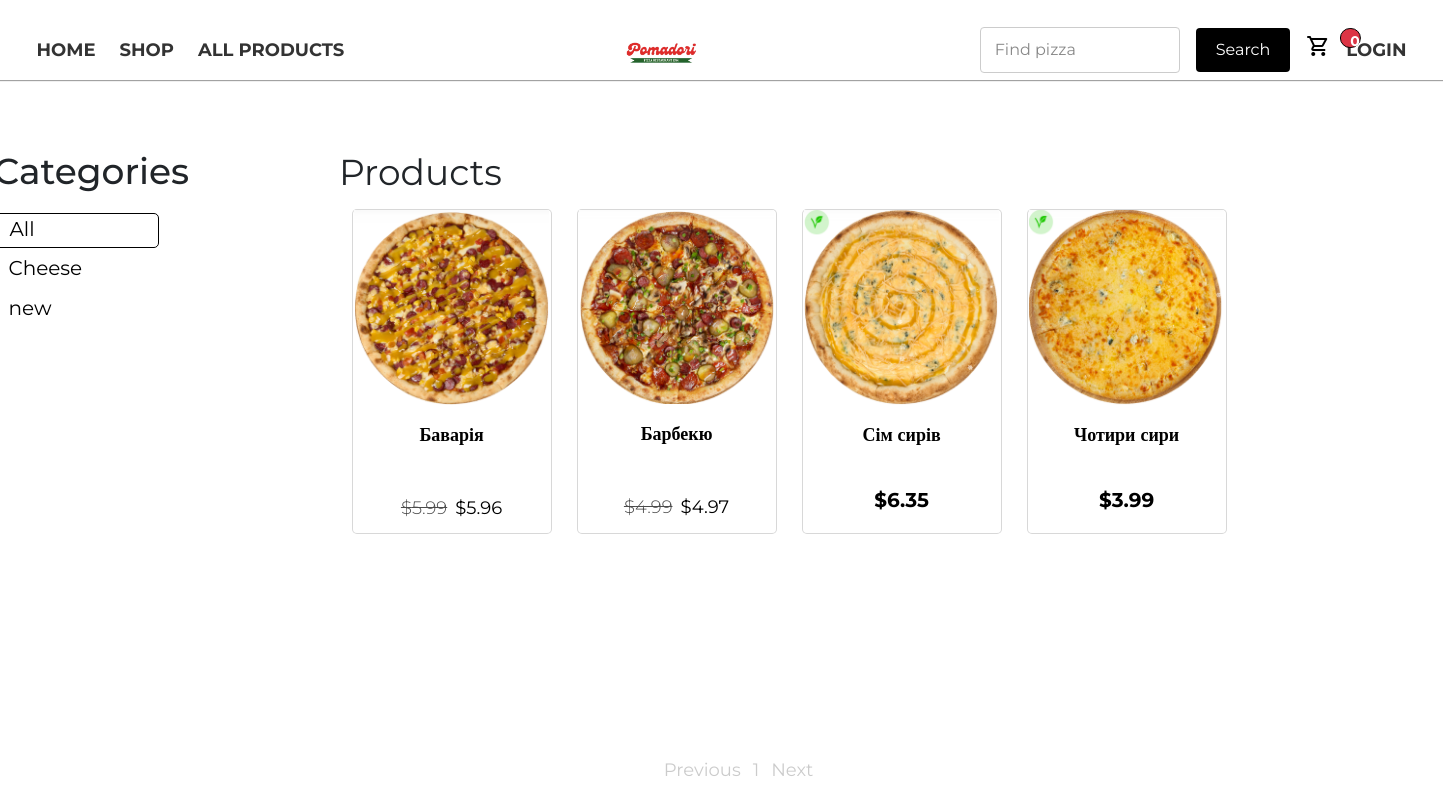
The app's page /shop/ with its own data.
### main/models.py (models this page shows, shortened)
class Category(models.Model):
    name = models.CharField(max_length=255, unique=True)
    slug = models.SlugField(max_length=255, unique=True)
    class Meta:
        ordering = ['name']
        indexes = [models.Index(fields=['name'])]
        verbose_name = 'category'
        verbose_name_plural = 'categories'
    def get_absolute_url(self):
        return reverse('main:product_list_by_category', args=[self.slug])

class Products(models.Model):
    category = models.ForeignKey(Category, related_name='products', on_delete=models.CASCADE)
    name = models.CharField(max_length=155)
    slug = models.SlugField(max_length=155)
    image = models.ImageField(upload_to='products/%Y/%m/%d', blank=True)
    description = models.TextField(blank=True)
    price = models.DecimalField(max_digits=10, decimal_places=2)
    available = models.BooleanField(default=True)
    created = models.DateTimeField(auto_now_add=True)
    updated = models.DateTimeField(auto_now=True)
    discount = models.DecimalField(default=0.00, max_digits=4, decimal_places=2)
    class Meta:
        ordering = ['name']
        indexes = [
            models.Index(fields=['id', 'slug']),
            models.Index(fields=['name']),
            models.Index(fields=['-created'])
        ]
    def get_absolute_url(self):
        return reverse('main:product_detail', args=[self.slug])
    def sell_price(self):
        if self.discount:
            return round(self.price - self.price * self.discount / 100, 2)
        return self.price

### main/views.py (the view)
# urls.py: path('shop/',views.product_list,name='product_list'),
def product_list(request,category_slug=None):
    page=request.GET.get('page',1)
    category=None
    products=Products.objects.all()
    paginator=Paginator(products,5)
    current_page=paginator.page(int(page))
    categories=Category.objects.all()
    if category_slug:
        category=get_object_or_404(Category,slug=category_slug)
        paginator=Paginator(products.filter(category=category),5)
        current_page=paginator.page(int(page))
    return render(request,'main/list.html',{'category':category,
                                            'categories':categories,
                                            'products':current_page,
                                            'slug_url':category_slug})

### cart/cart.py (called while the page is built)
    def __len__(self):
        return sum(item['quantity'] for item in self.cart.values())

### cart/context_processors.py (called while the page is built)
def cart(request):
    return {'cart':Cart(request)}

### main/templates/main/list.html (shortened to what this page needs)
{% extends "main/base.html" %}
{% load static %}
{% block content %}
    <div class="list d-flex">
        <div class="sidebar">
            <h3>Categories</h3>
            <ul>
                <li {% if not category %}class="selected"{% endif %}>
                    <a href="{% url "main:product_list" %}">All</a>
                </li>
                {% for i in categories %}
                    <li {% if category.slug == i.slug %}class="selected"{% endif %}>
                        <a href="{{ i.get_absolute_url }}">{{ i.name }}</a>
                    </li>
                {% endfor %}
            </ul>
        </div>
        <div class="main">
            <div class="main-title">
                {% if category %}{{ category.name }}{% else %}Products{% endif %}
            </div>
            <div class="product-list">
                <div class="items">
                    {% for product in products %}
                        <div class="item">
                            <a href="{{ product.get_absolute_url }}" class="home-card d-flex flex-column align-items-center text-center">
                                <img src="{% if product.image %}{{ product.image.url }}{% else %}{% static 'img/Not found image.png' %}{% endif %}" class="card-img" alt="">
                                <h5 class="title-card">{{ product.name }}</h5>
                                {% if product.discount %}
                                    <div class="cart-discount d-flex gap-2">
                                        <p class="line"> ${{ product.price }}</p>
                                        <p> ${{ product.sell_price }}</p>
                                    </div>
                                {% else %}
                                    <p class="price"> ${{ product.price }}</p>
                                {% endif %}
                            </a>
                        </div>
                    {% endfor %}
                </div>
            </div>
            <ul class="pagination">
                <li class="{% if not products.has_previous %}disabled{% endif %}">
                    <a href="{% if products.has_previous %}?page={{products.privious_page_number}}{% endif %}">Previous</a>
                </li>
                {% for page in products.paginator.page_range  %}
                {% if page >= products.number|add:-2 and page <= products.number|add:2%}
                    <li>
                        <a href="?page={{page}}"class="{% if products.number == page %}disabled{% endif %}">{{page}}</a>
                    </li>
                    {% endif %}
                {% endfor %}
                <li class="{% if not products.has_previous %}disabled{% endif %}">
                    <a href="{% if products.has_next %}?page={{products.next_page_number}}{% endif %}">Next</a>
                </li>
            </ul>
        </div>
    </div>
{% endblock content %}

### main/templates/main/base.html (shortened to what this page needs)
{% load static %}
<!DOCTYPE html>
<html lang="en">
<head>
    <link rel="stylesheet" href="{% static 'bootstrap/css/bootstrap.min.css' %}">
    <link rel="stylesheet" href="{% static 'css/base.css' %}">
</head>
<body>
    <header class="header sticky-top">
        <div class="header-container d-flex align-items-center justify-content-between">
            <nav class="header-nav">
                <ul class="header-list d-flex gap-4 m-0">
                    <li><a href="{% url "main:popular_list" %}" class="nav-a">Home</a></li>
                    <li><a href="{% url "main:product_list" %}" class="nav-a">Shop</a></li>
                    <li><a href="#" class="nav-a">All products</a></li>
                </ul>
            </nav>
            <div class="header-logo">
                <a href="#"><img src="{% static 'img/pizza_logo.png' %}" alt="Pizza Logo" class="pizza-logo"></a>
            </div>
            <div class="header-profile d-flex align-items-center gap-3">
                <div class="material-textfield">
                    <input type="text" placeholder=" " required>
                    <label>Find pizza</label>
                </div>
                <button class="material-button">Search</button>
                <div class="cart-container d-flex align-items-center position-relative">
                    <a href="{% url 'cart:cart_detail' %}" class="cart-link">
                        <span class="material-icons-outlined">shopping_cart</span>
                    </a>
                    <p class="cart_quantity position-absolute top-0 start-100 translate-middle badge rounded-pill bg-danger">
                        {% with cart_quantity=cart|length %}
                            {% if cart_quantity > 0 %}
                                {{ cart_quantity }}
                            {% else %}
                                0
                            {% endif %}
                        {% endwith %}
                    </p>
                </div>
                <a href="#" class="nav-a">LOGIN</a>
            </div>
        </div>
    </header>
    <div class="container">
        {% block content %}
        {% endblock %}
    </div>
</body>
</html>

### main/static/css/base.css (style rules this page uses)
:root { --box-shadow: 0px 1px 1px rgba(0,0,0,0.363); }
body { font-family: "Montserrat", serif; font-size: 18px; padding: 0; margin: 0; overflow-x: hidden; }
ul { list-style: none; padding: 0; }
a { text-decoration: none; color: #000; }
h3 { font-size: 36px; }
h5 { font-size: 18px; margin: 0; font-weight: 600; }
.header-container { box-sizing: border-box; max-width: 1400px; margin: 0 auto; justify-content: space-between; padding: 0 15px; align-items: center; }
.header-logo img { max-width: 120px; max-height: 100px; object-fit: contain; }
.header { height: 80px; background-color: #fff; box-shadow: var(--box-shadow); }
.header-list { text-transform: uppercase; }
.home-card { width: 200px; height: 325px; border: 1px solid #00000027; border-radius: 5px; transition: all 0.5s ease; background-color: #fff; }
.title-card { max-width: 185px; margin-top: 20px; min-height: 70px; }
.card-img { width: 195px; height: 195px; }
.price { font-size: 20px; font-weight: 700; margin-top: -10px; }
.line { opacity: 0.7; text-decoration: line-through; font-weight: 300; }
.main { margin-left: 150px; }
.main-title { font-size: 36px; margin-bottom: 10px; margin-top: 65px; }
.items { display: grid; grid-template-columns: repeat(auto-fill,225px); width: 100%; max-width: 1300px; justify-content: center; justify-items: center; column-gap: 0px; row-gap: 10px; margin: 0 auto; }
.sidebar { margin-top: 70px; }
.list { margin-left: -80px; }
.sidebar ul li { font-size: 20px; width: 165px; height: 35px; margin-bottom: 5px; }
.sidebar ul li a { margin-left: 15px; width: 165px; }
.sidebar ul { margin-top: 20px; }
.selected { border: 1px solid #000; border-radius: 5px; }
.pagination { display: flex; position: absolute; bottom: 0%; left: 46%; gap: 12px; justify-content: center; }
.disabled { opacity: 0.2; }
.cart_quantity { position: absolute; border-radius: 20px; width: 20px; height: 20px; font-size: 13px; border: 1px solid #000; text-align: center; margin-left: 20px; margin-top: 40px; }
.material-textfield { position: relative; width: 200px; }
.material-textfield input { width: 100%; padding: 10px; border: 1px solid #ccc; border-radius: 4px; outline: none; font-size: 16px; transition: all 0.3s ease; background: transparent; }
.material-textfield label { position: absolute; top: 50%; left: 10px; transform: translateY(-50%); font-size: 16px; color: #888; transition: all 0.2s ease; pointer-events: none; background: white; padding: 0 5px; }
.material-textfield input:focus, .material-textfield input:not(:placeholder-shown) { border-color: #000; }
.material-textfield input:focus + label, .material-textfield input:not(:placeholder-shown) + label { top: 0; font-size: 12px; color: #000; }
.header-profile { display: flex; align-items: center; gap: 15px; }
.cart-link { text-decoration: none; color: #000; font-size: 20px; }
.nav-a { text-decoration: none; font-weight: bold; color: #333; transition: color 0.3s; }
.material-button { background-color: black; color: white; border: none; padding: 10px 20px; font-size: 16px; border-radius: 4px; cursor: pointer; transition: background 0.3s ease; }
.cart_quantity { display: block; text-align: center; font-size: 14px; margin-top: 4px; }

### records on screen
Category: name "Cheese"
Category: name "new"
Products: image (picture), name "Баварія", price "5.99", sell_price "5.96"
Products: image (picture), name "Барбекю", price "4.99", sell_price "4.97"
Products: image (picture), name "Сім сирів", price "6.35"
Products: image (picture), name "Чотири сири", price "3.99"

### other values on screen
{{ page }} "1"
